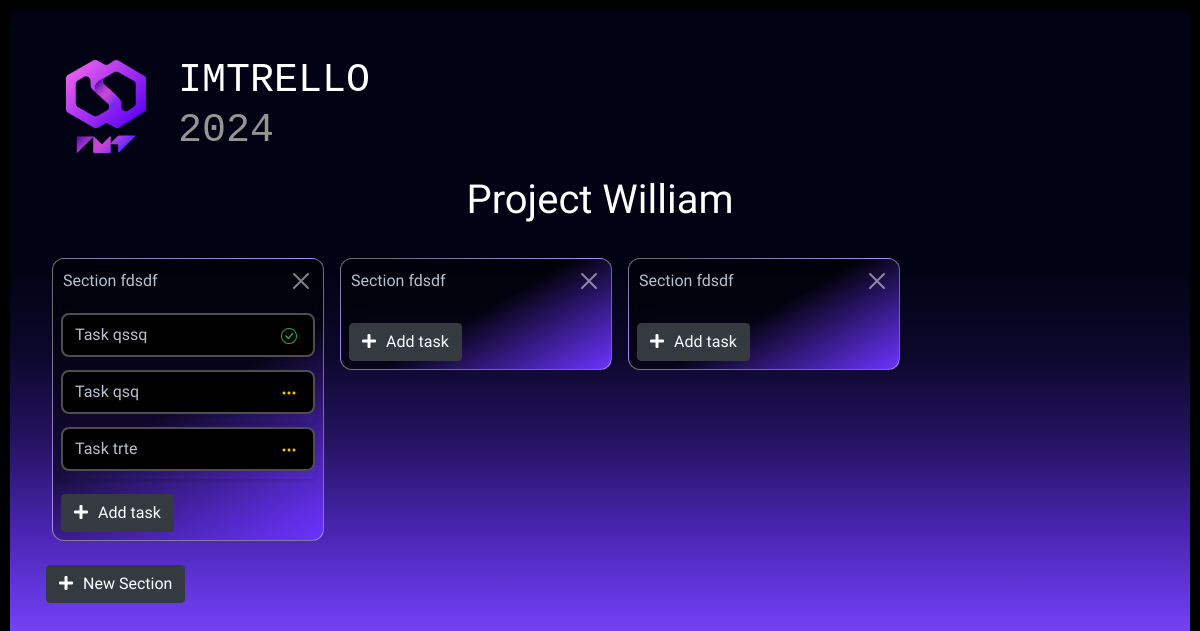
Screenshot of /project/1 (signed in) with the database file from the repository.
### website/models.py (models this page shows)
class Project(db.Model):
    id = db.Column(db.Integer, primary_key=True)
    name = db.Column(db.String(10000))
    description = db.Column(db.String(10000))
    end_date = db.Column(db.DateTime(timezone=True))
    admin_id = db.Column(db.Integer, db.ForeignKey('user.id'))
    sections=db.relationship('Section',backref='project')
    progress = db.Column(db.Integer)
    github = db.Column(db.String(100))

class Section(db.Model):
    id = db.Column(db.Integer, primary_key=True)
    name = db.Column(db.String(1000))
    project_id = db.Column(db.Integer, db.ForeignKey('project.id'))
    tasks = db.relationship('Task',backref='section')

class Task(db.Model):
    id = db.Column(db.Integer, primary_key=True)
    name = db.Column(db.String(10000))
    section_id = db.Column(db.Integer, db.ForeignKey('section.id'))
    description = db.Column(db.String(10000))
    status = db.Column(db.String(10000))
    priority = db.Column(db.String(10000))
    chat_id = db.Column(db.Integer, db.ForeignKey('chat.id'))

### website/views.py (the view, shortened to what this page needs)
@views.route('/project/<project_id>', methods=['GET', 'POST'])
def project(project_id):
    project = Project.query.get(project_id)
    sections = project.sections
    developers = User.query.filter_by(type='DEVELOPER').all()  # Récupérer tous les utilisateurs depuis la base de données
    admin = User.query.get(project.admin_id)
    user_emails = [user.email for user in developers]  # Extraire les adresses e-mail des utilisateurs
    user_task_records = developers
    comments = Comment.query.all()
    return render_template('project.html', user=current_user, project=project,user_emails=user_emails,
                           user_task_records=user_task_records,comments=comments,sections=sections)

### website/__init__.py (called while the page is built)
def create_app():
    app = Flask(__name__)
    app.config['SECRET_KEY'] = 'zonccoizspx'
    app.config['SQLALCHEMY_DATABASE_URI'] = f'sqlite:///{DB_NAME}'''
    db.init_app(app)
    from .views import views
    from .auth import auth
    app.register_blueprint(views, url_prefix='/')
    app.register_blueprint(auth, url_prefix='/')
    from .models import User, Project
    create_database(app)
    login_manager = LoginManager()
    login_manager.login_view = 'auth.login'
    login_manager.init_app(app)
    @login_manager.user_loader
    def load_user(id):
        return User.query.get(int(id))
    return app

### website/templates/project.html (shortened to what this page needs)
{% extends "base.html" %} {% block title %}Project{% endblock %}  {% block content %}
    <div class="container-dev">{% if
user.type=='PROJECT_MANAGER' %}
<div display="flex">
  <h1 align="center" draggable="true">{{ project.name }}</h1>
</div>
<div class="div-sec">
<ol class="list-group list-group-flush" id="sections">
  {% for section in project.sections %}
  <li class="section" id="section-{{ section.id }}">
    <div class="carte">
      <div class="card_header">
        <div class="editableContent" data-section-id="{{ section.id }}">
          {{ section.name }}
        </div>
        <button
          type="button"
          class="btn-close close-delete-section btn-close-white"
          onClick="deleteSection({{ section.id }},{{ project.id }})"
        ></button>
      </div>
      <div class="card_content">
        <ol
          class="list-group list-group-flush task-list"
          data-section-id="{{ section.id }}"
        >
          {% for task in section.tasks | sort(attribute='order') %}
          <li data-task-id="{{ task.id }}" draggable="true" class="li_task">
            <div
              class="task"
              data-bs-toggle="modal"
              data-bs-target="#modal_open_task_{{ task.id }}"
            >
              {{ task.name }}
              <div class="d-flex flex-row mt-3 mt-md-2">
                <div class="icon-container">
                  <div class="status status-icons">
                    {% if task.status == 'completed' %}
                    <i class="bi bi-check-circle fs-6 text-success"></i>
                    {% elif task.status == 'uncompleted' %}
                    <i class="bi bi-three-dots fs-6 text-warning"></i>
                    {% else %}
                    <i class="bi bi-x-circle fs-6 text-danger"></i>
                    {% endif %}
                  </div>
                </div>
              </div>
            </div>
          </li>
          {% endfor %}
        </ol>
      </div>
      {% if user.type=='PROJECT_MANAGER' %}
      <div class="card_footer">
        <button
          type="button"
          class="add-card-btn btn-dark btn"
          onclick="showModalforNewTask({{ section.id }})"
        >
          <i class="fas fa-plus"></i>Add task
        </button>
      </div>
      {% endif %}
    </div>
  </li>
  {% endfor %} {% if user.type=='PROJECT_MANAGER' %}
  <div class="add_section">
    <button
      type="button"
      class="btn_section btn btn-dark"
      onclick="createSectionForm()"
    >
      <i class="fas fa-plus"></i>New Section
    </button>
  </div>
  {% endif %}
</ol>
</div>
{% endif %}
</div>
{% endblock %}

### website/static/styles.css (style rules this page uses)
:root { --tr-background-list: #0f0f0f; --ds-text: #B6C2CF; --ds-surface-raised: #000000; --ds-surface-raised_2: #004f7c; --text-box:var(--ds-text, #172b4d); --body-bg: linear-gradient(135deg, #f5f7fa 0%, #c3cfe2 100%); --msger-bg: rgba(255, 255, 255, 0.23); --border: 2px solid #ddd; --left-msg-bg: #ececec; --right-msg-bg: #7857fb; }
html { width:100%; position:absolute; color:#B6C2CF }
#sections { list-style: none; padding: 0 6px; bottom: 0; left: 0; top: 0; display: grid; grid-template-columns: repeat(auto-fill, 275px); grid-column-gap: 13px; grid-row-gap: 2vw; list-style: none; padding: 0; }
.div-sec { width: 100%; margin-top:2vw; display: grid; }
.carte { display: flex; justify-content: space-between; max-height: 100%; flex-direction: column; color: var(--text-box); border-radius: 12px; background: linear-gradient(150deg, rgba(0, 0, 0, 0.5), rgba(0, 0, 0, 0.5), rgb(107, 52, 255)); backdrop-filter: blur(10px); border-style: solid; border-width: 1px; border-color: rgba(255, 255, 255, 0.43); padding-bottom: 8px; position: relative; scroll-margin: 8px; white-space: normal; width: 272px; box-sizing: border-box; vertical-align: top; }
.task-list li { list-style-type: none; display: flex; flex-direction: column; row-gap: 8px; scroll-margin: 80px; padding-bottom: 8px; margin-bottom: 5px; box-shadow: 0 2px 4px rgba(0, 0, 0, 0.1); }
.task { background-color: var(--ds-surface-raised, var(--ds-text)); border-radius: 8px; border-color: #4e4e4e; border-style: solid; border-width: 2px; color: var(--text-box); min-height: 36px; display: flex; align-items: center; position: relative; padding: 6px 12px 6px; }
.task-list { margin: 0 4px; padding: 2px 4px; }
.card_header { background-color: rgba(39, 39, 39, 0); display: flex; padding: 10px; position: relative; justify-content: space-between; align-items: flex-start; margin-bottom: 8px; }
.section { padding: 0 6px; height: 100%; }
.card_footer { padding: 8px 8px 0; }
.fas { padding-right: 10px; }
h1 { margin: 10px; color: white; }
.icon-container { display: flex; padding: 10px; align-items: end; }
.status-icons { position: absolute; right: 16px; top: 10px; }
*, *:before, *:after { margin: 0; padding: 0; box-sizing: inherit; }
.container-dev { width: 100%; display: flex; flex-direction: column; justify-content: center; align-items: center; }

### website/static/index.css (style rules this page uses)
:root { --c-gray-900: #000000; --c-gray-800: #1f1f1f; --c-gray-700: #2e2e2e; --c-gray-600: #313131; --c-gray-500: #969593; --c-gray-400: #a6a6a6; --c-gray-300: #bdbbb7; --c-gray-200: #f1f1f1; --c-gray-100: #ffffff; --c-green-500: #45ffbc; --c-olive-500: #e3ffa8; --c-white: var(--c-gray-100); --c-text-primary: var(--c-gray-100); --c-text-secondary: var(--c-gray-200); --c-text-tertiary: var(--c-gray-500); }
body { line-height: 1.5; min-height: 100vh; font-family: "Be Vietnam Pro", sans-serif; background-color: var(--c-gray-900); color: var(--c-text-primary); display: flex; justify-content: center; }
*, *:before, *:after { box-sizing: border-box; }
button, select, input, textarea { font: inherit; }
.bi { z-index: 1000; }

### rows the page displays
Project: name "Project William"
Section: name "Section fdsdf"
Task: name "Task qssq", status "completed" (drawn)
Task: name "Task qsq", status "uncompleted" (drawn)
Task: name "Task trte", status "uncompleted" (drawn)
Section: name "Section fdsdf"
Section: name "Section fdsdf"
